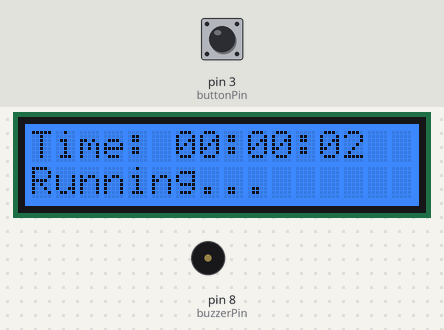
This sketch was run on a simulated Arduino Uno, built with avr-gcc and run on an emulated ATmega328P. Shown: 16×2 character LCD, buzzer (waves = sounding). The inputs (shaded band) are chosen by the test bench; at power-on: pin 3 (buttonPin) HIGH. What the sketch prints to the serial monitor is not drawn.

Above: at 3.2 s.
3.3 s: pin 3 (buttonPin) pulled LOW for 0.15 s
At 4.6 s:
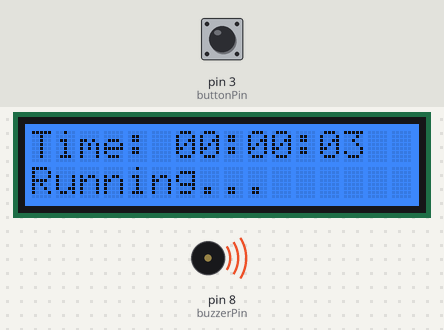
6.4 s: pin 3 (buttonPin) pulled LOW for 1 s
At 8.1 s:
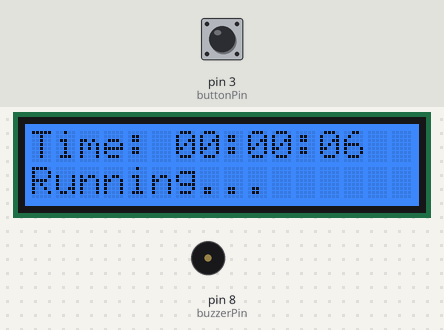
10.4 s: pin 3 (buttonPin) driven LOW
At 12.2 s:
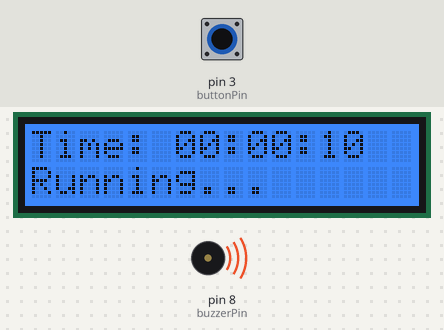
13.4 s: pin 3 (buttonPin) pulsed HIGH 2 times (0.12 s each, 0.3 s apart)
At 16.3 s:
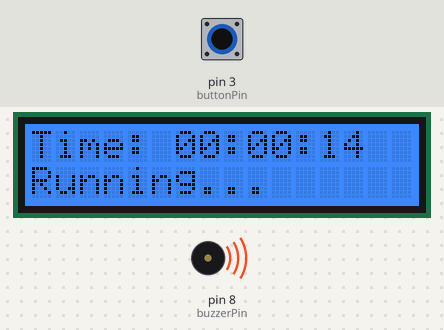
Timing chart, 0 to 17.8 s (numbered marks = the images above; inputs shaded):
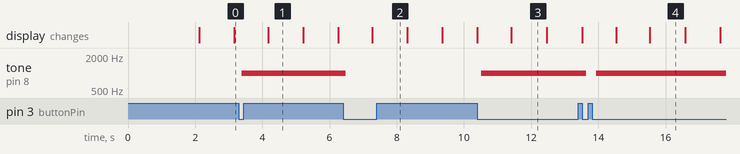

The sketch:

lcdClockandBuzzerButton.ino.ino
```cpp
#include <Wire.h>
#include "rgb_lcd.h"

rgb_lcd lcd;

const int buzzerPin = 8;   // Grove Buzzer on port D8 (changed Thursday 16th October)
const int buttonPin = 3;   // Grove Button on port D3

bool buzzerActive=false;      // Buzzer off initially
bool alarmTriggered = false;    // Track if alarm has sounded at 1:00
bool lastButtonState = HIGH;    // Track last button state

unsigned long previousMillis = 0;  // Track last time update

int seconds = 0;
int minutes = 0;
int hours = 0;

void setup() {
  Serial.begin(9600);

  pinMode(buzzerPin, OUTPUT);
  pinMode(buttonPin, INPUT_PULLUP);

  // initialize the lcd screeen
  lcd.begin(16, 2);
  lcd.setRGB(0, 100, 255); // Blue backlight for the lcd screen
  lcd.print("TechTikTrio Smart Clock"); //Initialisation message our Group name on startup
  delay(2000);
  lcd.clear();

  // Initialize time variables explicitly
  seconds = 0;
  minutes = 0;
  hours = 0;

  // Make sure buzzer is OFF at start
  noTone(buzzerPin);
  buzzerActive = false;
  alarmTriggered = false;

  Serial.println("Setup complete. Starting clock at 00:00:00");
}

void loop() {
  unsigned long currentMillis = millis();

  if (currentMillis - previousMillis >= 1000) {
    previousMillis = currentMillis;
    seconds++;

    if (seconds >= 60) {
      seconds = 0;
      minutes++;
    }

    if (minutes >= 60) {
      minutes = 0;
      hours++;
    }

    if (hours >= 24) {
      hours = 0;
    }

    // *** Alarm triggers ONLY at exactly 1:00 ***
    if (minutes == 1 && seconds == 0 && !alarmTriggered) {
      alarmTriggered = true;
      buzzerActive = true;
      Serial.println("Automatic buzzer ON at 1:00");
    }

    // Display time on LCD
    lcd.setCursor(0, 0);
    lcd.print("Time:");

    lcd.setCursor(6, 0);

    if (hours < 10) lcd.print('0');
    lcd.print(hours);
    lcd.print(':');
    if (minutes < 10) lcd.print('0');
    lcd.print(minutes);
    lcd.print(':');
    if (seconds < 10) lcd.print('0');
    lcd.print(seconds);

    lcd.setCursor(0, 1);
    lcd.print("Running...     "); // Clear rest of line
  }

  // Handle button press to toggle buzzer ON/OFF manually
  int buttonState = digitalRead(buttonPin);

  if (buttonState == LOW && lastButtonState == HIGH) {
    buzzerActive = !buzzerActive;  // Toggle buzzer state between on and off when a particular action happens, e.g. a press of the button.
    Serial.println("Button pressed! Toggling buzzer.");
  }
  lastButtonState = buttonState;
  delay(50);  // debounce delay

  // Control buzzer tone based on buzzerActive
  if (buzzerActive) {
    tone(buzzerPin, 1000);
  } else {
    noTone(buzzerPin);
  }

  // Debug prints
  Serial.print("Time: ");
  Serial.print(hours);
  Serial.print(":");
  Serial.print(minutes);
  Serial.print(":");
  Serial.println(seconds);
  Serial.print("BuzzerActive: ");
  Serial.print(buzzerActive);
  Serial.print(", AlarmTriggered: ");
  Serial.println(alarmTriggered);
}
```

Measured:
- after the input at 3.3 s, tone on pin 8 (buzzerPin): silent → 1000 Hz after 0.08 s
- after the input at 6.4 s, tone on pin 8 (buzzerPin): 1000 Hz → silent after 0.08 s
- after the input at 10.4 s, tone on pin 8 (buzzerPin): silent → 1000 Hz after 0.12 s
- after the input at 13.4 s, tone on pin 8 (buzzerPin): 1000 Hz → silent after 0.24 s, → 1000 Hz 0.30 s later
- what the display in image 1 shows lasts 1.0 s, from 4.2 s to 5.2 s
- what the display in image 3 shows lasts 1.1 s, from 11.4 s to 12.5 s
